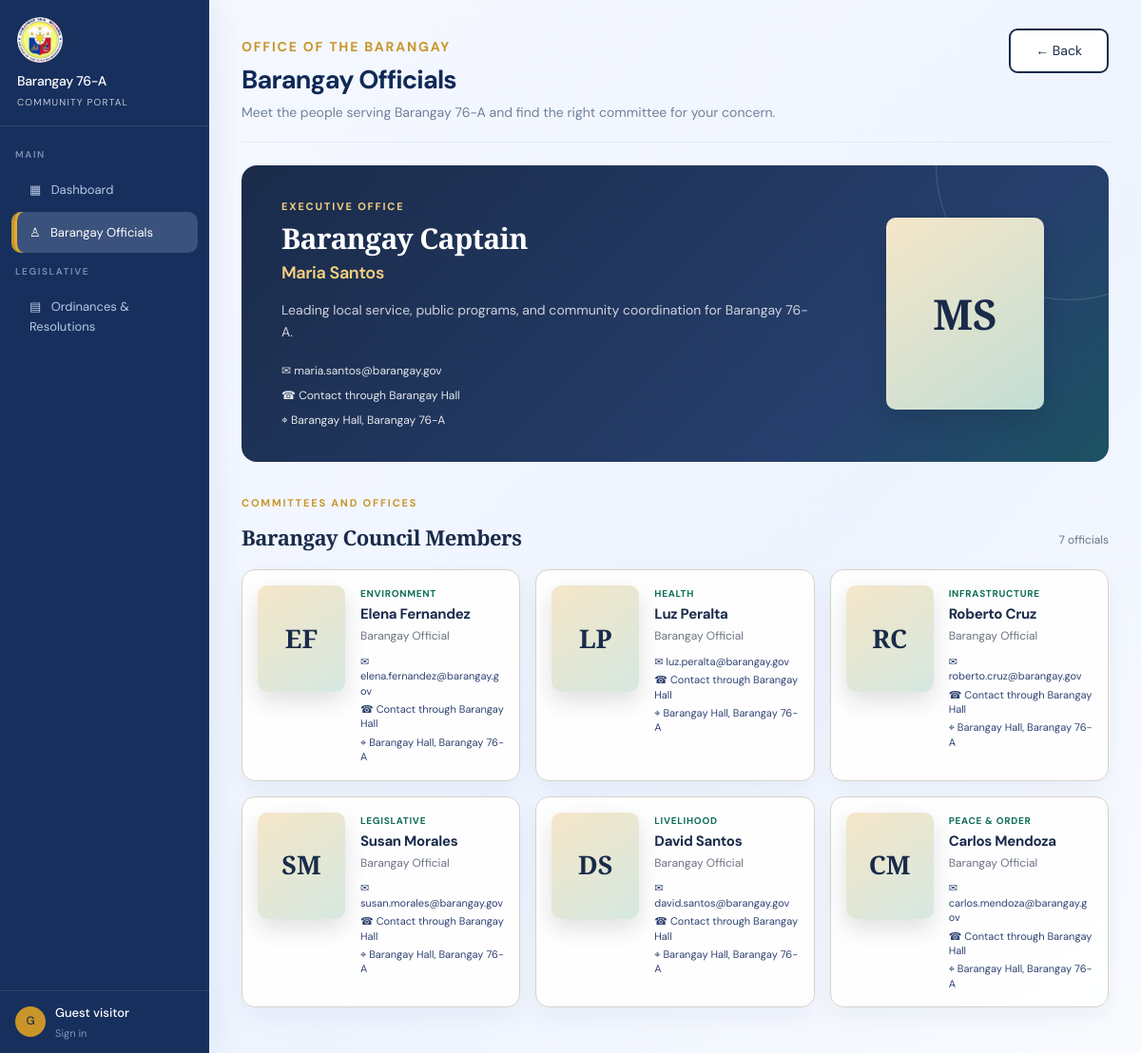
Page /officials.php on the committed database.
### tables this page shows
CREATE TABLE IF NOT EXISTS users (
    id INT AUTO_INCREMENT PRIMARY KEY,
    full_name VARCHAR(150) NOT NULL,
    birthdate DATE DEFAULT NULL,
    email VARCHAR(150) NOT NULL UNIQUE,
    password_hash VARCHAR(255) NOT NULL,
    role ENUM('resident','official','admin') NOT NULL DEFAULT 'resident',
    committee VARCHAR(100) DEFAULT NULL,
    position VARCHAR(120) DEFAULT NULL,
    phone VARCHAR(40) DEFAULT NULL,
    residency_verified TINYINT(1) DEFAULT 0,
    rejection_reason VARCHAR(255) DEFAULT NULL,
    address VARCHAR(255) DEFAULT NULL,
    identification VARCHAR(255) DEFAULT NULL,
    photo_path VARCHAR(255) DEFAULT NULL,
    created_at DATETIME DEFAULT CURRENT_TIMESTAMP
);

### config.php (called while the page is built, shortened)
<?php
function currentUser() {
    if (!isset($_SESSION['user'])) {
        return null;
    }
    $user = $_SESSION['user'];
    return $user;
}

### officials.php (the view, shortened to what this page needs)
<?php
require_once 'config.php';
$user = currentUser();
$officials = $db->query("SELECT full_name, email, committee, position, phone, address, photo_path FROM users WHERE role = 'official' ORDER BY CASE WHEN email = 'maria.santos@barangay.gov' THEN 0 ELSE 1 END, committee, full_name")->fetchAll(PDO::FETCH_ASSOC);
$captain = $officials[0] ?? null;
$members = array_slice($officials, 1);
function officialInitials(string $name): string {
    $parts = preg_split('/\s+/', trim($name));
    $initials = strtoupper(substr($parts[0] ?? '', 0, 1));
    if (count($parts) > 1) {
        $initials .= strtoupper(substr($parts[count($parts) - 1], 0, 1));
    }
    return $initials;
}
function dashboardLink(?array $user): string {
    if (!$user) return 'index.php';
    return $user['role'] === 'resident' ? 'resident_dashboard.php' : ($user['role'] === 'official' ? 'official_dashboard.php' : 'admin_dashboard.php');
}
?>
<!DOCTYPE html>
<html lang="en">
<head>
    <link rel="stylesheet" href="assets/css/style.css?v=20260909-logo">
</head>
<body style="display:flex">
<div class="sidebar" id="sb-officials">
  <div class="sidebar-brand">
    <div class="sb-seal">⚖</div>
    <div class="sb-name">Barangay 76-A</div>
    <div class="sb-role">Community Portal</div>
  </div>
  <nav class="sidebar-nav">
    <div class="nav-section">Main</div>
    <div class="nav-item" onclick="location.href='<?= htmlspecialchars(dashboardLink($user)) ?>'">▦ &nbsp; Dashboard</div>
    <div class="nav-item active">♙ &nbsp; Barangay Officials</div>
    <div class="nav-section">Legislative</div>
    <div class="nav-item" onclick="location.href='legislation.php'">▤ &nbsp; Ordinances & Resolutions</div>
  </nav>
  <div class="sidebar-footer">
    <div class="sb-user">
      <div class="sb-avatar"><?= $user ? htmlspecialchars(officialInitials($user['full_name'])) : 'G' ?></div>
      <div>
        <?php if ($user): ?>
          <div class="sb-uname"><?= htmlspecialchars(explode(' ', $user['full_name'])[0]) ?></div>
          <div class="sb-logout" onclick="location.href='logout.php'">Sign out</div>
        <?php else: ?>
          <div class="sb-uname">Guest visitor</div>
          <div class="sb-logout" onclick="location.href='index.php'">Sign in</div>
        <?php endif; ?>
      </div>
    </div>
  </div>
</div>
<main class="main officials-page">
  <div class="page-header">
    <div class="officials-header">
      <div>
        <p class="eyebrow">Office of the Barangay</p>
        <h1 class="page-title">Barangay Officials</h1>
        <p class="page-sub">Meet the people serving Barangay 76-A and find the right committee for your concern.</p>
      </div>
      <a href="<?= htmlspecialchars(dashboardLink($user)) ?>" class="btn-secondary">← Back</a>
    </div>
  </div>
  <?php if ($captain): ?>
    <section class="official-captain">
      <div class="official-captain-copy">
        <p class="eyebrow">Executive Office</p>
        <h2><?= htmlspecialchars($captain['position'] ?: 'Barangay Captain') ?></h2>
        <h3><?= htmlspecialchars($captain['full_name']) ?></h3>
        <p class="official-intro">Leading local service, public programs, and community coordination for Barangay 76-A.</p>
        <div class="official-contact-list">
          <a href="mailto:<?= htmlspecialchars($captain['email']) ?>">✉ <?= htmlspecialchars($captain['email']) ?></a>
          <a href="tel:<?= htmlspecialchars($captain['phone'] ?: '') ?>">☎ <?= htmlspecialchars($captain['phone'] ?: 'Contact through Barangay Hall') ?></a>
            <span>⌖ <?= htmlspecialchars($captain['address'] ?: 'Barangay Hall, Barangay 76-A') ?></span>
        </div>
      </div>
      <div class="official-photo official-photo-large">
        <?php if (!empty($captain['photo_path'])): ?>
          <img src="<?= htmlspecialchars($captain['photo_path']) ?>" alt="<?= htmlspecialchars($captain['full_name']) ?>">
        <?php else: ?>
          <span><?= htmlspecialchars(officialInitials($captain['full_name'])) ?></span>
        <?php endif; ?>
      </div>
    </section>
  <?php endif; ?>
  <div class="officials-section-heading">
    <div>
      <p class="eyebrow">Committees and offices</p>
      <h2 class="section-heading">Barangay Council Members</h2>
    </div>
    <span class="official-count"><?= count($officials) ?> officials</span>
  </div>
  <section class="official-grid">
    <?php foreach ($members as $member): ?>
      <article class="official-card">
        <div class="official-photo">
          <?php if (!empty($member['photo_path'])): ?>
            <img src="<?= htmlspecialchars($member['photo_path']) ?>" alt="<?= htmlspecialchars($member['full_name']) ?>">
          <?php else: ?>
            <span><?= htmlspecialchars(officialInitials($member['full_name'])) ?></span>
          <?php endif; ?>
        </div>
        <div class="official-card-body">
          <p class="official-committee"><?= htmlspecialchars($member['committee'] ?: 'General Administration') ?></p>
          <h3><?= htmlspecialchars($member['full_name']) ?></h3>
          <p class="official-position"><?= htmlspecialchars($member['position'] ?: 'Barangay Official') ?></p>
          <div class="official-details">
            <a href="mailto:<?= htmlspecialchars($member['email']) ?>">✉ <?= htmlspecialchars($member['email']) ?></a>
            <a href="tel:<?= htmlspecialchars($member['phone'] ?: '') ?>">☎ <?= htmlspecialchars($member['phone'] ?: 'Contact through Barangay Hall') ?></a>
            <span>⌖ <?= htmlspecialchars($member['address'] ?: 'Barangay Hall, Barangay 76-A') ?></span>
          </div>
        </div>
      </article>
    <?php endforeach; ?>
  </section>
</main>
</body>
</html>

### rows in the picture
users: position "Barangay Captain", full_name "Maria Santos", email "maria.santos@barangay.gov", phone "Contact through Barangay Hall", address "Barangay Hall, Barangay 76-A", full_name "MS"
users: full_name "EF", committee "ENVIRONMENT", full_name "Elena Fernandez", position "Barangay Official", email "elena.fernandez@barangay.gov", phone "Contact through Barangay Hall", address "Barangay Hall, Barangay 76-A"
users: full_name "LP", committee "HEALTH", full_name "Luz Peralta", position "Barangay Official", email "luz.peralta@barangay.gov", phone "Contact through Barangay Hall", address "Barangay Hall, Barangay 76-A"
users: full_name "RC", committee "INFRASTRUCTURE", full_name "Roberto Cruz", position "Barangay Official", email "roberto.cruz@barangay.gov", phone "Contact through Barangay Hall", address "Barangay Hall, Barangay 76-A"
users: full_name "SM", committee "LEGISLATIVE", full_name "Susan Morales", position "Barangay Official", email "susan.morales@barangay.gov", phone "Contact through Barangay Hall", address "Barangay Hall, Barangay 76-A"
users: full_name "DS", committee "LIVELIHOOD", full_name "David Santos", position "Barangay Official", email "david.santos@barangay.gov", phone "Contact through Barangay Hall", address "Barangay Hall, Barangay 76-A"
users: full_name "CM", committee "PEACE & ORDER", full_name "Carlos Mendoza", position "Barangay Official", email "carlos.mendoza@barangay.gov", phone "Contact through Barangay Hall", address "Barangay Hall, Barangay 76-A"

### other values in the picture
count($officials) "7"
